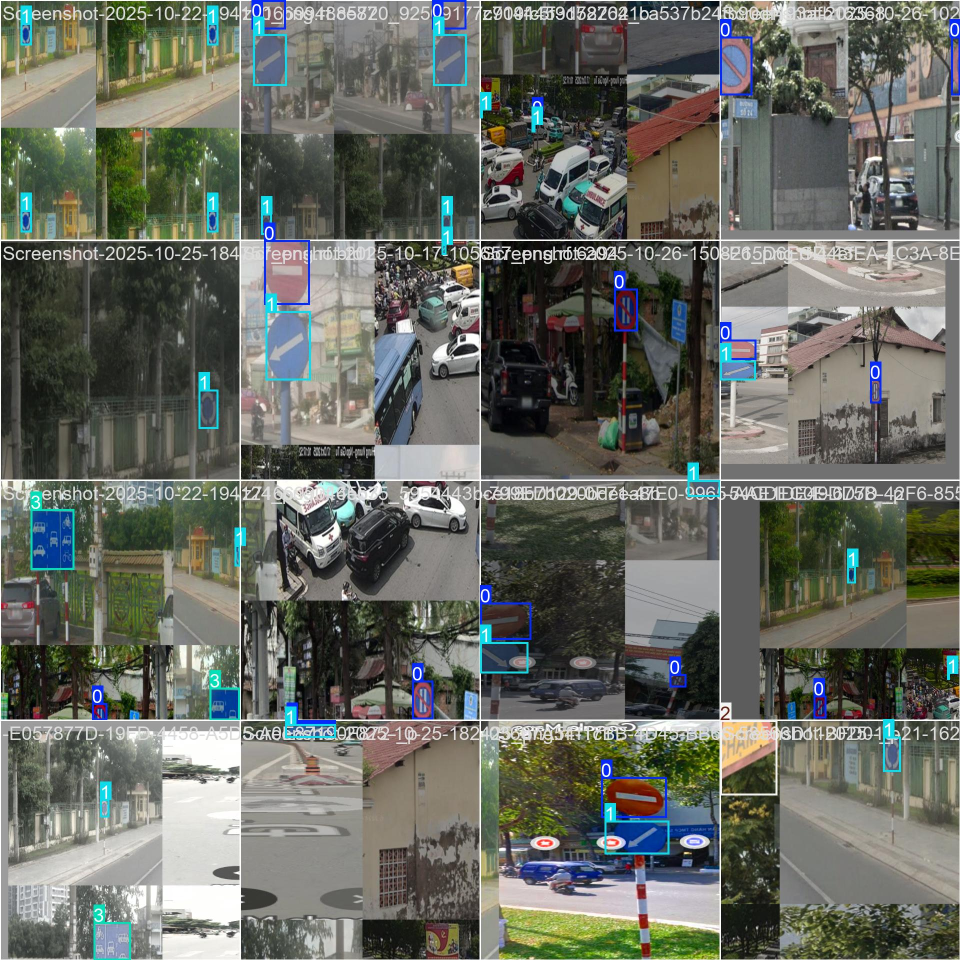
#> input picture experiments/model_comparison/yolo_v11n/training/train_batch0.jpg, 1920 x 1920 px (shown at 1/2 size)
$ python -i preprocessing.py   (imports and definitions only)
#> lines starting #> are read from the running program, lines starting #| are printed output that depends on the picture
#> further down, picture is the input picture: shape (1920, 1920, 3); mean B, G, R 98.7, 106.3, 103.1
"""
Preprocessing utilities for traffic sign detection
"""

import cv2
import numpy as np
from typing import Tuple, List, Optional
from pathlib import Path
import albumentations as A


class ImagePreprocessor:
    """Image preprocessing for traffic sign detection"""

    def __init__(self, target_size: Tuple[int, int] = (640, 640)):
        """
        Initialize preprocessor

        Args:
            target_size: Target image size (width, height)
        """
        self.target_size = target_size

    # [71 lines left out: functions resize, _resize_keep_aspect, normalize, not called in this run]

    def enhance_contrast(self, image: np.ndarray, method: str = "clahe") -> np.ndarray:
        """
        Enhance image contrast

        Args:
            image: Input image
            method: Enhancement method ('clahe', 'hist_eq', 'adaptive')

        Returns:
            Enhanced image
        """
#> called with method = 'clahe'
        if method == "clahe":
            # CLAHE (Contrast Limited Adaptive Histogram Equalization)
            lab = cv2.cvtColor(image, cv2.COLOR_BGR2LAB)
#> lab: shape (1920, 1920, 3); mean of channels 0, 1, 2 111.4, 126.2, 132.2
            clahe = cv2.createCLAHE(clipLimit=3.0, tileGridSize=(8, 8))
            lab[:, :, 0] = clahe.apply(lab[:, :, 0])
#> lab: shape (1920, 1920, 3); mean of channels 0, 1, 2 127.4, 126.2, 132.2
            return cv2.cvtColor(lab, cv2.COLOR_LAB2BGR)
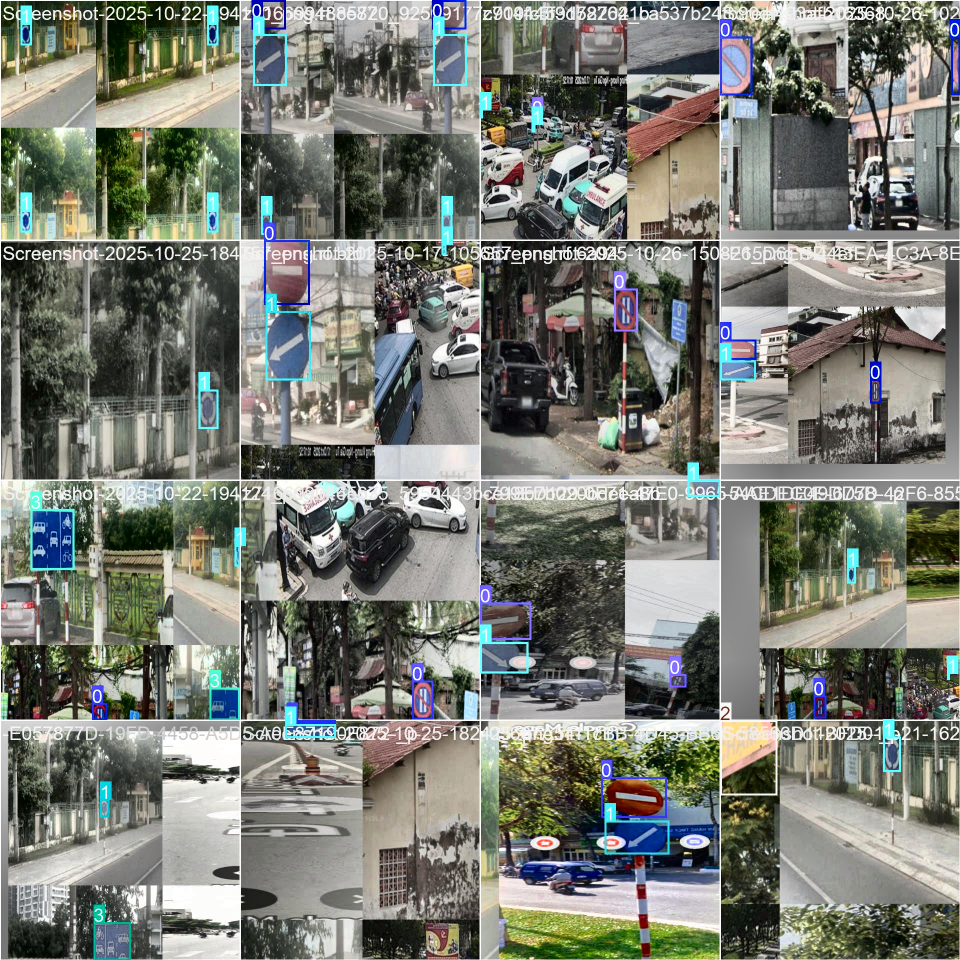
#> returned value: shape (1920, 1920, 3) (shown at 1/2 size); mean B, G, R 114.7, 122.7, 120.1

        elif method == "hist_eq":
            # Histogram equalization
            ycrcb = cv2.cvtColor(image, cv2.COLOR_BGR2YCrCb)
            ycrcb[:, :, 0] = cv2.equalizeHist(ycrcb[:, :, 0])
            return cv2.cvtColor(ycrcb, cv2.COLOR_YCrCb2BGR)

        elif method == "adaptive":
            # Adaptive histogram equalization
            gray = cv2.cvtColor(image, cv2.COLOR_BGR2GRAY)
            adaptive = cv2.adaptiveThreshold(
                gray, 255, cv2.ADAPTIVE_THRESH_GAUSSIAN_C,
                cv2.THRESH_BINARY, 11, 2
            )
            return cv2.cvtColor(adaptive, cv2.COLOR_GRAY2BGR)

        else:
            raise ValueError(f"Unknown enhancement method: {method}")

    # [21 lines left out: function denoise, not called in this run]


class ColorSpaceConverter:
    """Convert images between color spaces"""

    # [19 lines left out: functions to_hsv, to_gray, to_lab, to_ycrcb, not called in this run]


class DataAugmentation:
    """Data augmentation for training"""

    # [74 lines left out: functions get_train_transforms, get_val_transforms, load_image, save_image, not called in this run]


# [19 lines not run here, left out]

>>> import cv2
>>> picture = cv2.imread('../../experiments/model_comparison/yolo_v11n/training/train_batch0.jpg')
>>> result = ImagePreprocessor().enhance_contrast(picture)

$ run again, on experiments/model_comparison/yolo_v11n/training/train_batch1.jpg
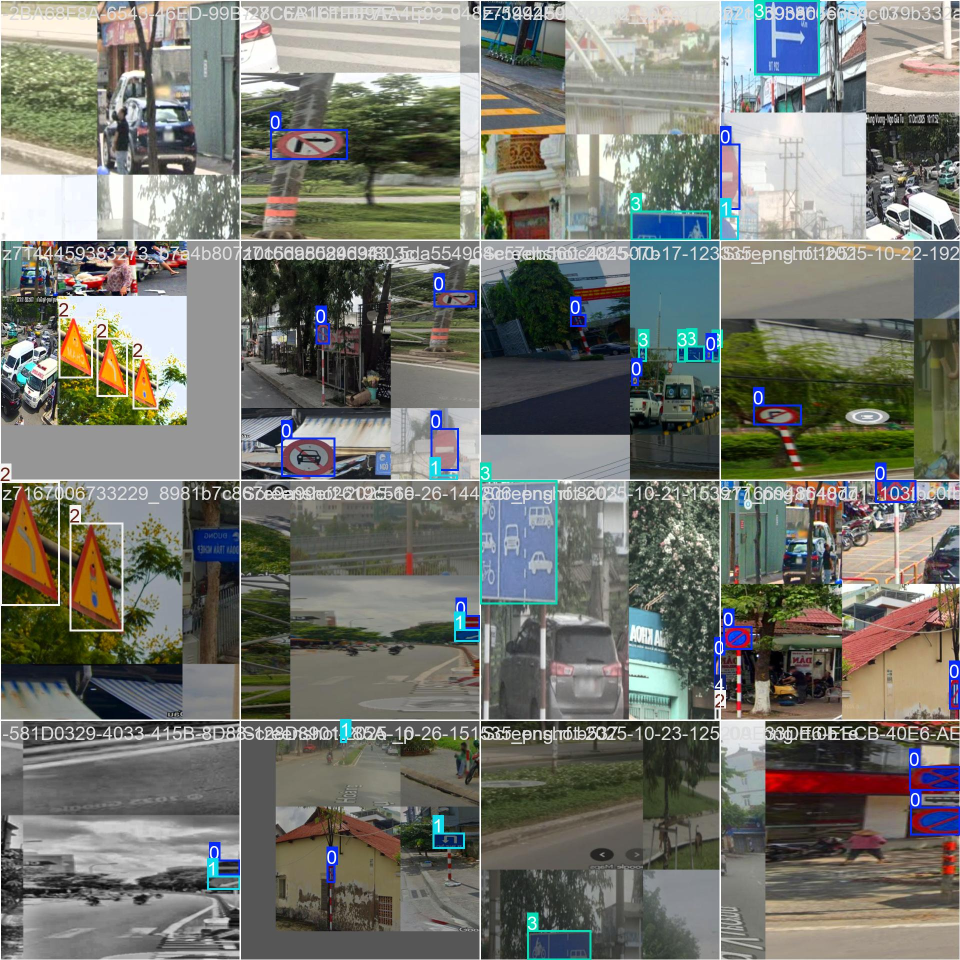
#> input picture experiments/model_comparison/yolo_v11n/training/train_batch1.jpg, 1920 x 1920 px (shown at 1/2 size)
#> picture is the input picture: shape (1920, 1920, 3); mean B, G, R 111.4, 118.7, 117.2
#> in enhance_contrast, `return cv2.cvtColor(lab, cv2.COLOR_LAB2BGR)`:
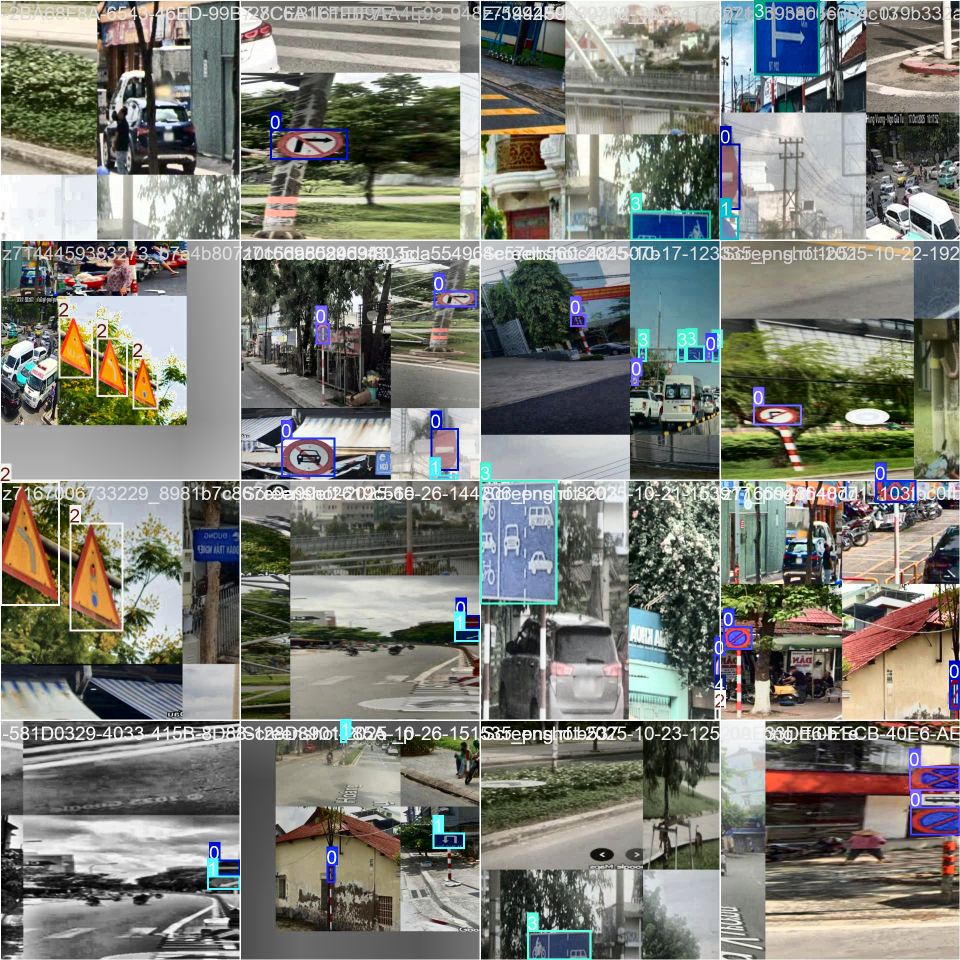
#> returned value: shape (1920, 1920, 3) (shown at 1/2 size); mean B, G, R 118, 125.6, 124.5

$ run again, on experiments/model_comparison/yolo_v11n/training/train_batch2.jpg
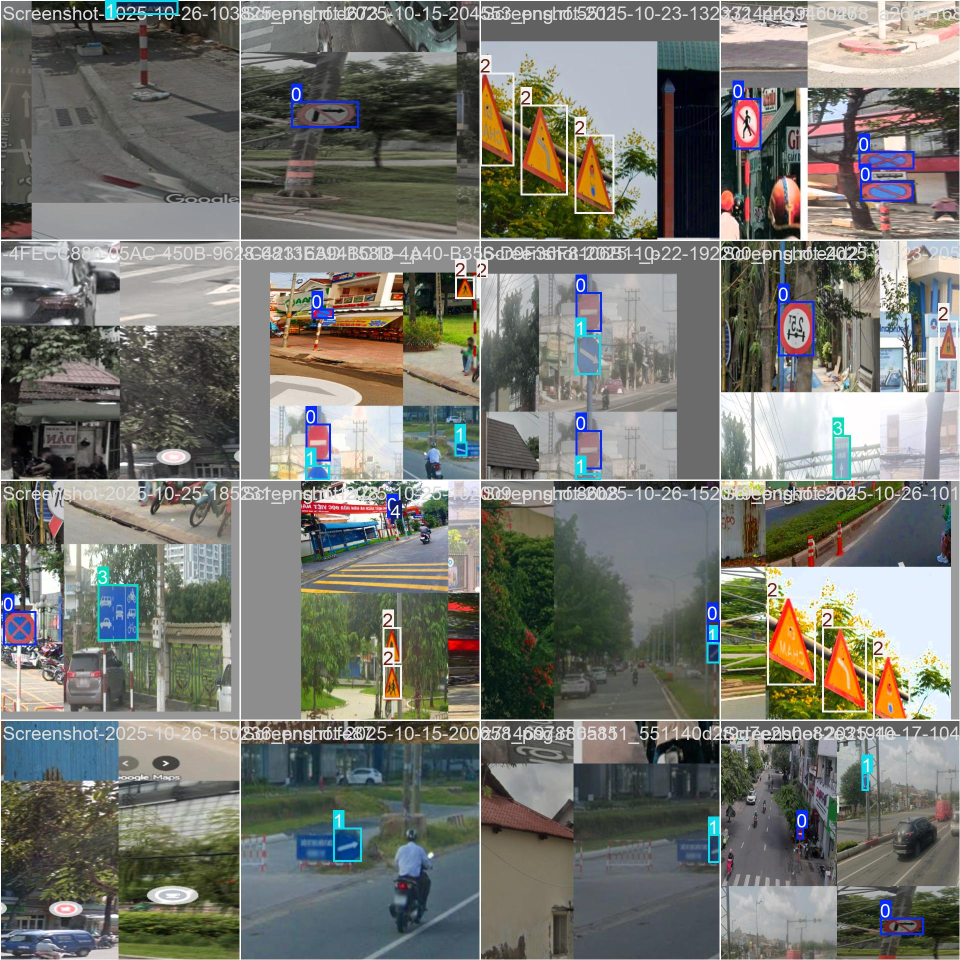
#> input picture experiments/model_comparison/yolo_v11n/training/train_batch2.jpg, 1920 x 1920 px (shown at 1/2 size)
#> picture is the input picture: shape (1920, 1920, 3); mean B, G, R 111.4, 118.2, 117.6
#> in enhance_contrast, `return cv2.cvtColor(lab, cv2.COLOR_LAB2BGR)`:
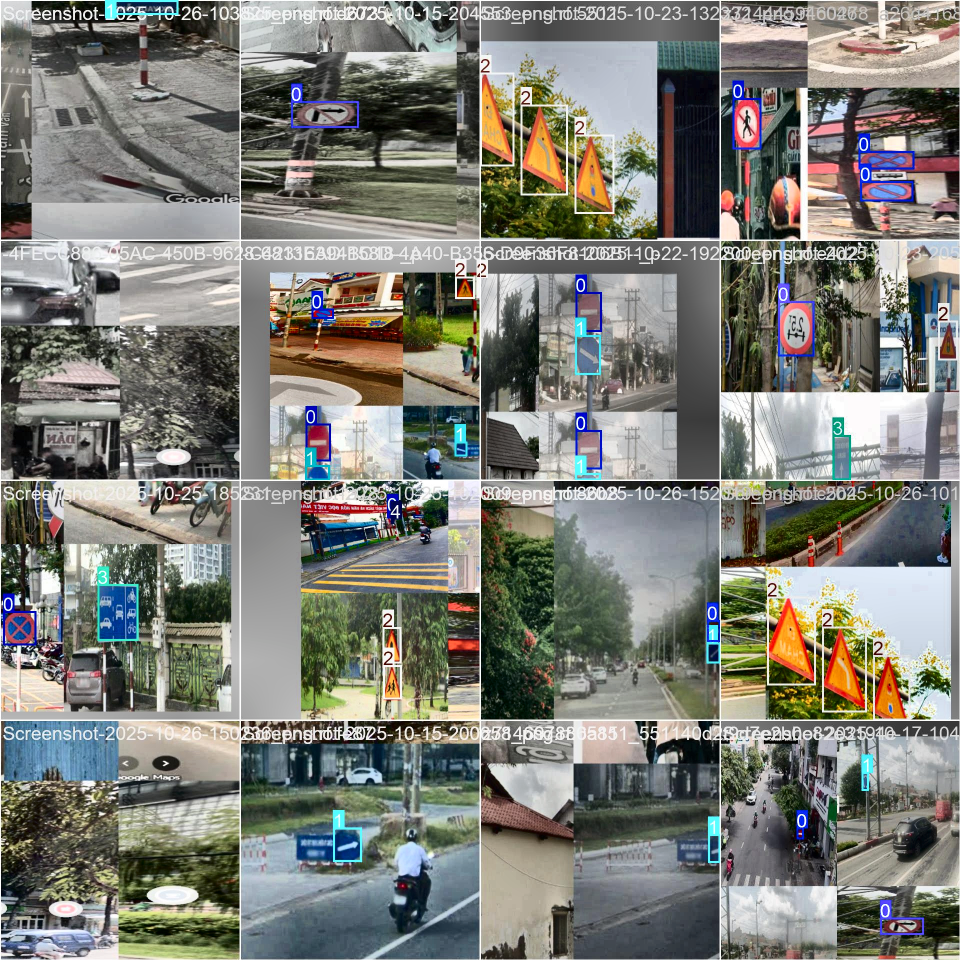
#> returned value: shape (1920, 1920, 3) (shown at 1/2 size); mean B, G, R 118, 124.8, 124.3
